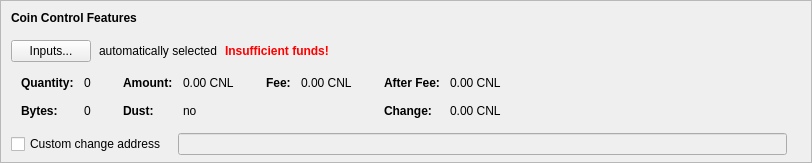
    <widget class="QFrame" name="frameCoinControl">
     <property name="sizePolicy">
      <sizepolicy hsizetype="Expanding" vsizetype="Expanding">
       <horstretch>0</horstretch>
       <verstretch>0</verstretch>
      </sizepolicy>
     </property>
     <property name="maximumSize">
      <size>
       <width>16777215</width>
       <height>16777215</height>
      </size>
     </property>
     <property name="frameShape">
      <enum>QFrame::StyledPanel</enum>
     </property>
     <property name="frameShadow">
      <enum>QFrame::Sunken</enum>
     </property>
     <layout class="QVBoxLayout" name="verticalLayoutCoinControl2">
      <property name="spacing">
       <number>0</number>
      </property>
      <property name="leftMargin">
       <number>0</number>
      </property>
      <property name="topMargin">
       <number>0</number>
      </property>
      <property name="rightMargin">
       <number>0</number>
      </property>
      <property name="bottomMargin">
       <number>6</number>
      </property>
      <item>
       <layout class="QVBoxLayout" name="verticalLayoutCoinControl" stretch="0,0,0,0,1">
        <property name="spacing">
         <number>0</number>
        </property>
        <property name="leftMargin">
         <number>10</number>
        </property>
        <property name="topMargin">
         <number>10</number>
        </property>
        <item>
         <layout class="QHBoxLayout" name="horizontalLayoutCoinControl1">
          <property name="bottomMargin">
           <number>15</number>
          </property>
          <item>
           <widget class="QLabel" name="labelCoinControlFeatures">
            <property name="sizePolicy">
             <sizepolicy hsizetype="Preferred" vsizetype="Maximum">
              <horstretch>0</horstretch>
              <verstretch>0</verstretch>
             </sizepolicy>
            </property>
            <property name="font">
             <font>
              <weight>75</weight>
              <bold>true</bold>
             </font>
            </property>
            <property name="styleSheet">
             <string notr="true">font-weight:bold;</string>
            </property>
            <property name="text">
             <string>Coin Control Features</string>
            </property>
           </widget>
          </item>
         </layout>
        </item>
        <item>
         <layout class="QHBoxLayout" name="horizontalLayoutCoinControl2" stretch="0,0,0,0">
          <property name="spacing">
           <number>8</number>
          </property>
          <property name="bottomMargin">
           <number>10</number>
          </property>
          <item>
           <widget class="QPushButton" name="pushButtonCoinControl">
            <property name="styleSheet">
             <string notr="true"/>
            </property>
            <property name="text">
             <string>Inputs...</string>
            </property>
            <property name="autoDefault">
             <bool>false</bool>
            </property>
           </widget>
          </item>
          <item>
           <widget class="QLabel" name="labelCoinControlAutomaticallySelected">
            <property name="text">
             <string>automatically selected</string>
            </property>
            <property name="margin">
             <number>5</number>
            </property>
           </widget>
          </item>
          <item>
           <widget class="QLabel" name="labelCoinControlInsuffFunds">
            <property name="font">
             <font>
              <weight>75</weight>
              <bold>true</bold>
             </font>
            </property>
            <property name="styleSheet">
             <string notr="true">color:red;font-weight:bold;</string>
            </property>
            <property name="text">
             <string>Insufficient funds!</string>
            </property>
            <property name="margin">
             <number>5</number>
            </property>
           </widget>
          </item>
          <item>
           <spacer name="horizontalSpacerCoinControl">
            <property name="orientation">
             <enum>Qt::Horizontal</enum>
            </property>
            <property name="sizeHint" stdset="0">
             <size>
              <width>40</width>
              <height>1</height>
             </size>
            </property>
           </spacer>
          </item>
         </layout>
        </item>
        <item>
         <widget class="QWidget" name="widgetCoinControl" native="true">
          <property name="sizePolicy">
           <sizepolicy hsizetype="Preferred" vsizetype="Preferred">
            <horstretch>0</horstretch>
            <verstretch>0</verstretch>
           </sizepolicy>
          </property>
          <property name="minimumSize">
           <size>
            <width>0</width>
            <height>0</height>
           </size>
          </property>
          <property name="styleSheet">
           <string notr="true"/>
          </property>
          <layout class="QHBoxLayout" name="horizontalLayoutCoinControl5">
           <property name="leftMargin">
            <number>0</number>
           </property>
           <property name="topMargin">
            <number>0</number>
           </property>
           <property name="rightMargin">
            <number>0</number>
           </property>
           <property name="bottomMargin">
            <number>0</number>
           </property>
           <item>
            <layout class="QHBoxLayout" name="horizontalLayoutCoinControl3" stretch="0,0,0,1">
             <property name="spacing">
              <number>20</number>
             </property>
             <property name="topMargin">
              <number>0</number>
             </property>
             <property name="bottomMargin">
              <number>10</number>
             </property>
             <item>
              <layout class="QFormLayout" name="formLayoutCoinControl1">
               <property name="horizontalSpacing">
                <number>10</number>
               </property>
               <property name="verticalSpacing">
                <number>14</number>
               </property>
               <property name="leftMargin">
                <number>10</number>
               </property>
               <property name="topMargin">
                <number>4</number>
               </property>
               <property name="rightMargin">
                <number>6</number>
               </property>
               <item row="0" column="0">
                <widget class="QLabel" name="labelCoinControlQuantityText">
                 <property name="font">
                  <font>
                   <weight>75</weight>
                   <bold>true</bold>
                  </font>
                 </property>
                 <property name="text">
                  <string>Quantity:</string>
                 </property>
                 <property name="margin">
                  <number>0</number>
                 </property>
                </widget>
               </item>
               <item row="0" column="1">
                <widget class="QLabel" name="labelCoinControlQuantity">
                 <property name="cursor">
                  <cursorShape>IBeamCursor</cursorShape>
                 </property>
                 <property name="contextMenuPolicy">
                  <enum>Qt::ActionsContextMenu</enum>
                 </property>
                 <property name="text">
                  <string notr="true">0</string>
                 </property>
                 <property name="margin">
                  <number>0</number>
                 </property>
                 <property name="textInteractionFlags">
                  <set>Qt::LinksAccessibleByMouse|Qt::TextSelectableByKeyboard|Qt::TextSelectableByMouse</set>
                 </property>
                </widget>
               </item>
               <item row="1" column="0">
                <widget class="QLabel" name="labelCoinControlBytesText">
                 <property name="font">
                  <font>
                   <weight>75</weight>
                   <bold>true</bold>
                  </font>
                 </property>
                 <property name="text">
                  <string>Bytes:</string>
                 </property>
                </widget>
               </item>
               <item row="1" column="1">
                <widget class="QLabel" name="labelCoinControlBytes">
                 <property name="cursor">
                  <cursorShape>IBeamCursor</cursorShape>
                 </property>
                 <property name="contextMenuPolicy">
                  <enum>Qt::ActionsContextMenu</enum>
                 </property>
                 <property name="text">
                  <string notr="true">0</string>
                 </property>
                 <property name="textInteractionFlags">
                  <set>Qt::LinksAccessibleByMouse|Qt::TextSelectableByKeyboard|Qt::TextSelectableByMouse</set>
                 </property>
                </widget>
               </item>
              </layout>
             </item>
             <item>
              <layout class="QFormLayout" name="formLayoutCoinControl2">
               <property name="horizontalSpacing">
                <number>10</number>
               </property>
               <property name="verticalSpacing">
                <number>14</number>
               </property>
               <property name="leftMargin">
                <number>6</number>
               </property>
               <property name="topMargin">
                <number>4</number>
               </property>
               <property name="rightMargin">
                <number>6</number>
               </property>
               <item row="0" column="0">
                <widget class="QLabel" name="labelCoinControlAmountText">
                 <property name="font">
                  <font>
                   <weight>75</weight>
                   <bold>true</bold>
                  </font>
                 </property>
                 <property name="text">
                  <string>Amount:</string>
                 </property>
                 <property name="margin">
                  <number>0</number>
                 </property>
                </widget>
               </item>
               <item row="0" column="1">
                <widget class="QLabel" name="labelCoinControlAmount">
                 <property name="cursor">
                  <cursorShape>IBeamCursor</cursorShape>
                 </property>
                 <property name="contextMenuPolicy">
                  <enum>Qt::ActionsContextMenu</enum>
                 </property>
                 <property name="text">
                  <string notr="true">0.00 CNL</string>
                 </property>
                 <property name="textInteractionFlags">
                  <set>Qt::LinksAccessibleByMouse|Qt::TextSelectableByKeyboard|Qt::TextSelectableByMouse</set>
                 </property>
                </widget>
               </item>
               <item row="1" column="0">
                <widget class="QLabel" name="labelCoinControlLowOutputText">
                 <property name="font">
                  <font>
                   <weight>75</weight>
                   <bold>true</bold>
                  </font>
                 </property>
                 <property name="text">
                  <string>Dust:</string>
                 </property>
                </widget>
               </item>
               <item row="1" column="1">
                <widget class="QLabel" name="labelCoinControlLowOutput">
                 <property name="cursor">
                  <cursorShape>IBeamCursor</cursorShape>
                 </property>
                 <property name="contextMenuPolicy">
                  <enum>Qt::ActionsContextMenu</enum>
                 </property>
                 <property name="text">
                  <string notr="true">no</string>
                 </property>
                 <property name="textInteractionFlags">
                  <set>Qt::LinksAccessibleByMouse|Qt::TextSelectableByKeyboard|Qt::TextSelectableByMouse</set>
                 </property>
                </widget>
               </item>
              </layout>
             </item>
             <item>
              <layout class="QFormLayout" name="formLayoutCoinControl3">
               <property name="horizontalSpacing">
                <number>10</number>
               </property>
               <property name="verticalSpacing">
                <number>14</number>
               </property>
               <property name="leftMargin">
                <number>6</number>
               </property>
               <property name="topMargin">
                <number>4</number>
               </property>
               <property name="rightMargin">
                <number>6</number>
               </property>
               <item row="0" column="0">
                <widget class="QLabel" name="labelCoinControlFeeText">
                 <property name="font">
                  <font>
                   <weight>75</weight>
                   <bold>true</bold>
                  </font>
                 </property>
                 <property name="text">
                  <string>Fee:</string>
                 </property>
                 <property name="margin">
                  <number>0</number>
                 </property>
                </widget>
               </item>
               <item row="0" column="1">
                <widget class="QLabel" name="labelCoinControlFee">
                 <property name="cursor">
                  <cursorShape>IBeamCursor</cursorShape>
                 </property>
                 <property name="contextMenuPolicy">
                  <enum>Qt::ActionsContextMenu</enum>
                 </property>
                 <property name="text">
                  <string notr="true">0.00 CNL</string>
                 </property>
                 <property name="textInteractionFlags">
                  <set>Qt::LinksAccessibleByMouse|Qt::TextSelectableByKeyboard|Qt::TextSelectableByMouse</set>
                 </property>
                </widget>
               </item>
              </layout>
             </item>
             <item>
              <layout class="QFormLayout" name="formLayoutCoinControl4">
               <property name="horizontalSpacing">
                <number>10</number>
               </property>
               <property name="verticalSpacing">
                <number>14</number>
               </property>
               <property name="leftMargin">
                <number>6</number>
               </property>
               <property name="topMargin">
                <number>4</number>
               </property>
               <property name="rightMargin">
                <number>6</number>
               </property>
               <item row="0" column="0">
                <widget class="QLabel" name="labelCoinControlAfterFeeText">
                 <property name="font">
                  <font>
                   <weight>75</weight>
                   <bold>true</bold>
                  </font>
                 </property>
                 <property name="text">
                  <string>After Fee:</string>
                 </property>
                 <property name="margin">
                  <number>0</number>
                 </property>
                </widget>
               </item>
               <item row="0" column="1">
                <widget class="QLabel" name="labelCoinControlAfterFee">
                 <property name="cursor">
                  <cursorShape>IBeamCursor</cursorShape>
                 </property>
                 <property name="contextMenuPolicy">
                  <enum>Qt::ActionsContextMenu</enum>
                 </property>
                 <property name="text">
                  <string notr="true">0.00 CNL</string>
                 </property>
                 <property name="textInteractionFlags">
                  <set>Qt::LinksAccessibleByMouse|Qt::TextSelectableByKeyboard|Qt::TextSelectableByMouse</set>
                 </property>
                </widget>
               </item>
               <item row="1" column="0">
                <widget class="QLabel" name="labelCoinControlChangeText">
                 <property name="font">
                  <font>
                   <weight>75</weight>
                   <bold>true</bold>
                  </font>
                 </property>
                 <property name="text">
                  <string>Change:</string>
                 </property>
                </widget>
               </item>
               <item row="1" column="1">
                <widget class="QLabel" name="labelCoinControlChange">
                 <property name="cursor">
                  <cursorShape>IBeamCursor</cursorShape>
                 </property>
                 <property name="contextMenuPolicy">
                  <enum>Qt::ActionsContextMenu</enum>
                 </property>
                 <property name="text">
                  <string notr="true">0.00 CNL</string>
                 </property>
                 <property name="textInteractionFlags">
                  <set>Qt::LinksAccessibleByMouse|Qt::TextSelectableByKeyboard|Qt::TextSelectableByMouse</set>
                 </property>
                </widget>
               </item>
              </layout>
             </item>
            </layout>
           </item>
          </layout>
         </widget>
        </item>
        <item>
         <layout class="QHBoxLayout" name="horizontalLayoutCoinControl4" stretch="0,0,0">
          <property name="spacing">
           <number>12</number>
          </property>
          <property name="sizeConstraint">
           <enum>QLayout::SetDefaultConstraint</enum>
          </property>
          <property name="topMargin">
           <number>5</number>
          </property>
          <property name="rightMargin">
           <number>5</number>
          </property>
          <item>
           <widget class="QCheckBox" name="checkBoxCoinControlChange">
            <property name="toolTip">
             <string>If this is activated, but the change address is empty or invalid, change will be sent to a newly generated address.</string>
            </property>
            <property name="text">
             <string>Custom change address</string>
            </property>
           </widget>
          </item>
          <item>
           <widget class="QValidatedLineEdit" name="lineEditCoinControlChange">
            <property name="enabled">
             <bool>false</bool>
            </property>
            <property name="sizePolicy">
             <sizepolicy hsizetype="Expanding" vsizetype="Fixed">
              <horstretch>0</horstretch>
              <verstretch>0</verstretch>
             </sizepolicy>
            </property>
           </widget>
          </item>
          <item>
           <widget class="QLabel" name="labelCoinControlChangeLabel">
            <property name="sizePolicy">
             <sizepolicy hsizetype="Preferred" vsizetype="Expanding">
              <horstretch>0</horstretch>
              <verstretch>0</verstretch>
             </sizepolicy>
            </property>
            <property name="minimumSize">
             <size>
              <width>0</width>
              <height>0</height>
             </size>
            </property>
            <property name="text">
             <string/>
            </property>
            <property name="margin">
             <number>3</number>
            </property>
           </widget>
          </item>
         </layout>
        </item>
        <item>
         <spacer name="verticalSpacerCoinControl">
          <property name="orientation">
           <enum>Qt::Vertical</enum>
          </property>
          <property name="sizeHint" stdset="0">
           <size>
            <width>800</width>
            <height>1</height>
           </size>
          </property>
         </spacer>
        </item>
       </layout>
      </item>
     </layout>
    </widget>
